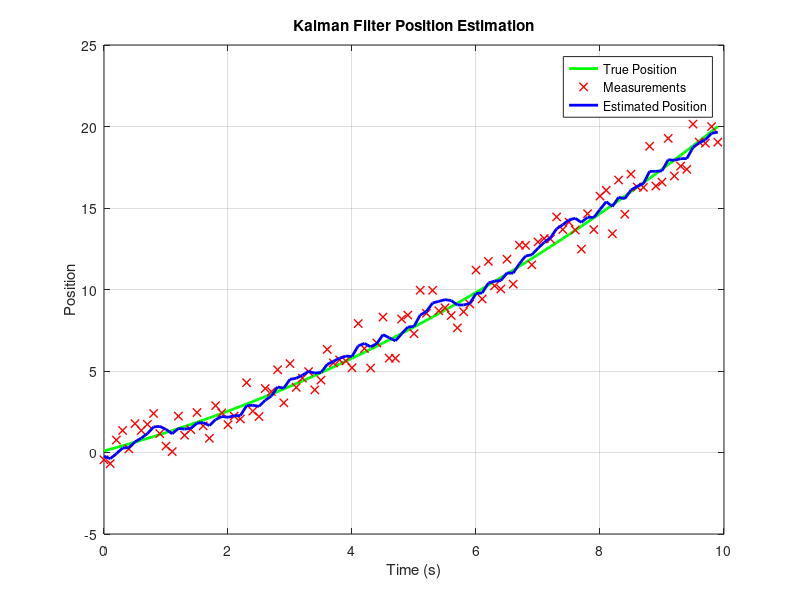

Here is the MATLAB script that generated this plot:
%% Kalman Filter Implementation in MATLAB

% Define simulation parameters
n = 3;  % Number of state variables: [position; velocity; acceleration]
m = 1;  % Number of measurement variables (position)
dt = 0.1; % Time step
num_steps = 100; % Number of time steps

% State transition model (A)
A = [1 dt 0.5*dt^2;  
     0 1  dt;         
     0 0  1];

% Control input model (B) - assuming no control input
B = zeros(n, 1);

% Measurement model (H)
H = [1 0 0]; % Only position is measured

% Process noise covariance (Q)
q = 0.1; % Process noise strength
Q = q * [dt^4/4, dt^3/2, dt^2/2; 
          dt^3/2, dt^2,   dt;    
          dt^2/2, dt,     1];

% Measurement noise covariance (R)
r = 1; % Measurement noise strength
R = r;

% Initialize state estimate (x) and covariance (P)
x = [0; 0; 0]; % Initial state: [position; velocity; acceleration]
P = eye(n); % Initial covariance matrix

% Generate synthetic measurements (true position + noise)
true_position = zeros(num_steps, 1);
measurements = zeros(num_steps, 1);
true_state = [0; 1; 0.2]; % Initial true state: [position; velocity; acceleration]

for t = 1:num_steps
    % True state evolution
    true_state = A * true_state + B; % Assuming no control input
    true_position(t) = true_state(1);

    % Add measurement noise
    measurements(t) = true_position(t) + sqrt(R) * randn;
end

% Storage for estimates
estimates = zeros(num_steps, n);

%% Kalman Filter Loop
for t = 1:num_steps
    % Prediction step
    x = A * x;          % Predict state
    P = A * P * A' + Q; % Predict covariance

    % Measurement update step
    z = measurements(t); % Current measurement
    y = z - H * x;       % Measurement residual
    S = H * P * H' + R;  % Residual covariance
    K = P * H' / S;      % Kalman gain
    x = x + K * y;       % Update state estimate
    P = (eye(n) - K * H) * P; % Update covariance

    % Store estimates
    estimates(t, :) = x';
end

%% Plot results
time = (0:num_steps-1) * dt;
figure;
plot(time, true_position, 'g-', 'LineWidth', 2); hold on;
plot(time, measurements, 'rx', 'LineWidth', 1);
plot(time, estimates(:, 1), 'b-', 'LineWidth', 2);
legend('True Position', 'Measurements', 'Estimated Position');
xlabel('Time (s)');
ylabel('Position');
title('Kalman Filter Position Estimation');
grid on;
